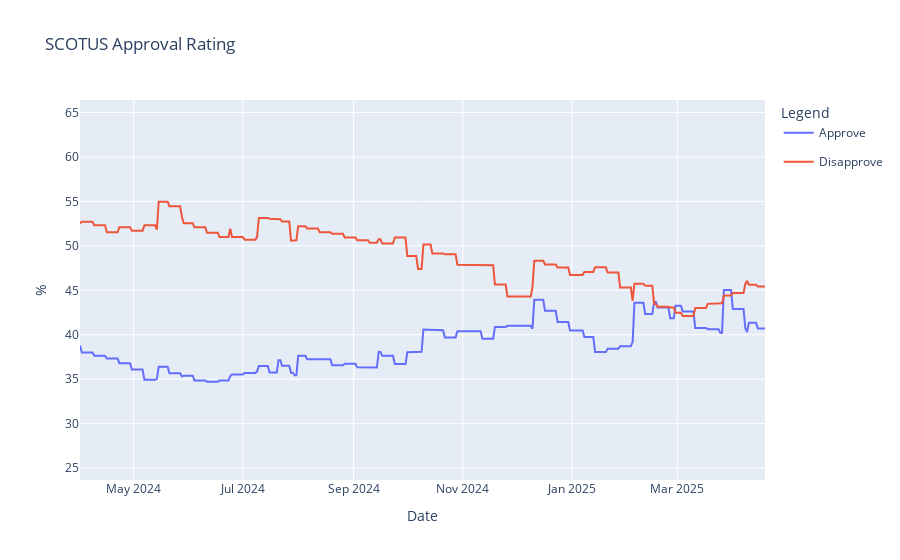

The code cell stored with this chart in its notebook:
### Code cell
line = px.line(approval_avg, x='Date', y=['Approve', 'Disapprove'])
# scatter = px.scatter(polls_df[polls_df['end_date'] >= pd.to_datetime('2025-01-24')], x='end_date', y=['approve', 'disapprove'])
line.update_traces(hovertemplate=None)
line.update_layout(hovermode='x unified')
# scatter.update_traces(hovertemplate=None, hoverinfo='skip')
fig_approve_CI = go.Figure([
    go.Scatter(
        name='Approve CI Upper Bound',
        x = approval_avg['Date'],
        y = approval_avg['Approve'] + 1.96*approval_std['Approve'],
        mode='lines',
        marker=dict(color='#8be8f2'),
        line=dict(width=0),
        showlegend=False,
        hoverinfo='skip'
    ),
    go.Scatter(
        name='Approve CI Lower Bound',
        x = approval_avg['Date'],
        y = approval_avg['Approve'] - 1.96*approval_std['Approve'],
        mode='lines',
        marker=dict(color='#8be8f2'),
        line=dict(width=0),
        showlegend=False,
        hoverinfo='skip'
    ),  
])
fig_disapprove_CI = go.Figure([
    go.Scatter(
        name='Disapprove CI Upper Bound',
        x = approval_avg['Date'],
        y = approval_avg['Disapprove'] + 1.96*approval_std['Disapprove'],
        mode='lines',
        marker=dict(color='#a3cbec'),
        line=dict(width=0),
        showlegend=False,
        hoverinfo='skip'
    ),
    go.Scatter(
        name='Disapprove CI Lower Bound',
        x = approval_avg['Date'],
        y = approval_avg['Disapprove'] - 1.96*approval_std['Disapprove'],
        mode='lines',
        marker=dict(color='#a3cbec'),
        line=dict(width=0),
        showlegend=False,
        hoverinfo='skip'
    ),  
])

fig = go.Figure(data=line.data + fig_approve_CI.data + fig_disapprove_CI.data)
fig.update_layout(
    title='SCOTUS Approval Rating',
    xaxis_title='Date',
    yaxis_title='%',
    legend_title='Legend',
    hovermode='x unified'
)
fig.show()

### Figure 1 — Plotly figure (JSON) as saved in the notebook; plotly's stock layout.template omitted (floating-point values rounded to 4 significant figures; data arrays with more than 128 entries replaced by an {"elided": "..."} marker saying what was removed)
{"data": [{"legendgroup": "Approve", "line": {"color": "#636efa", "dash": "solid"}, "marker": {"symbol": "circle"}, "mode": "lines", "name": "Approve", "orientation": "v", "showlegend": true, "type": "scatter", "x": {"elided": "384 str values"}, "xaxis": "x", "y": {"elided": "384 float values"}, "yaxis": "y"}, {"legendgroup": "Disapprove", "line": {"color": "#EF553B", "dash": "solid"}, "marker": {"symbol": "circle"}, "mode": "lines", "name": "Disapprove", "orientation": "v", "showlegend": true, "type": "scatter", "x": {"elided": "384 str values"}, "xaxis": "x", "y": {"elided": "384 float values"}, "yaxis": "y"}, {"hoverinfo": "skip", "line": {"width": 0}, "marker": {"color": "#8be8f2"}, "mode": "lines", "name": "Approve CI Upper Bound", "showlegend": false, "type": "scatter", "x": {"elided": "384 str values"}, "y": {"elided": "384 float values"}}, {"hoverinfo": "skip", "line": {"width": 0}, "marker": {"color": "#8be8f2"}, "mode": "lines", "name": "Approve CI Lower Bound", "showlegend": false, "type": "scatter", "x": {"elided": "384 str values"}, "y": {"elided": "384 float values"}}, {"hoverinfo": "skip", "line": {"width": 0}, "marker": {"color": "#a3cbec"}, "mode": "lines", "name": "Disapprove CI Upper Bound", "showlegend": false, "type": "scatter", "x": {"elided": "384 str values"}, "y": {"elided": "384 float values"}}, {"hoverinfo": "skip", "line": {"width": 0}, "marker": {"color": "#a3cbec"}, "mode": "lines", "name": "Disapprove CI Lower Bound", "showlegend": false, "type": "scatter", "x": {"elided": "384 str values"}, "y": {"elided": "384 float values"}}], "layout": {"hovermode": "x unified", "legend": {"title": {"text": "Legend"}}, "title": {"text": "SCOTUS Approval Rating"}, "xaxis": {"title": {"text": "Date"}}, "yaxis": {"title": {"text": "%"}}}}
